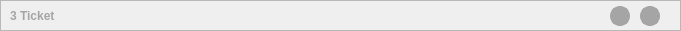
      <widget class="QFrame" name="frame">
       <property name="geometry">
        <rect>
         <x>0</x>
         <y>54</y>
         <width>681</width>
         <height>31</height>
        </rect>
       </property>
       <property name="frameShape">
        <enum>QFrame::StyledPanel</enum>
       </property>
       <property name="frameShadow">
        <enum>QFrame::Raised</enum>
       </property>
       <widget class="QLabel" name="lbl_quantities_ticket">
        <property name="geometry">
         <rect>
          <x>10</x>
          <y>8</y>
          <width>91</width>
          <height>16</height>
         </rect>
        </property>
        <property name="font">
         <font>
          <family>Arial</family>
          <pointsize>9</pointsize>
          <weight>75</weight>
          <bold>true</bold>
         </font>
        </property>
        <property name="styleSheet">
         <string notr="true">color: #A5A5A5;</string>
        </property>
        <property name="text">
         <string>3 Ticket</string>
        </property>
       </widget>
       <widget class="QPushButton" name="btn_previous">
        <property name="geometry">
         <rect>
          <x>610</x>
          <y>6</y>
          <width>20</width>
          <height>20</height>
         </rect>
        </property>
        <property name="minimumSize">
         <size>
          <width>20</width>
          <height>20</height>
         </size>
        </property>
        <property name="maximumSize">
         <size>
          <width>20</width>
          <height>20</height>
         </size>
        </property>
        <property name="focusPolicy">
         <enum>Qt::NoFocus</enum>
        </property>
        <property name="styleSheet">
         <string notr="true">QPushButton#btn_previous {
	background: #A5A5A5;
	color: white;
	border: 3px solid #A5A5A5;
	border-radius: 10px;
}

QPushButton#btn_previous:hover {
	background-color:#A4B1B4;
	border-color: #A4B1B4;
}

QPushButton#btn_previous:pressed {
	background-color:#929FA2;
	border-color: #929FA2;
}
</string>
        </property>
        <property name="text">
         <string/>
        </property>
        <property name="icon">
         <iconset>
          <normaloff>../img/Preview.png</normaloff>../img/Preview.png</iconset>
        </property>
       </widget>
       <widget class="QPushButton" name="btn_next">
        <property name="geometry">
         <rect>
          <x>640</x>
          <y>6</y>
          <width>20</width>
          <height>20</height>
         </rect>
        </property>
        <property name="minimumSize">
         <size>
          <width>20</width>
          <height>20</height>
         </size>
        </property>
        <property name="maximumSize">
         <size>
          <width>20</width>
          <height>20</height>
         </size>
        </property>
        <property name="focusPolicy">
         <enum>Qt::NoFocus</enum>
        </property>
        <property name="styleSheet">
         <string notr="true">QPushButton#btn_next {
	background: #A5A5A5;
	color: white;
	border: 3px solid #A5A5A5;
	border-radius: 10px;
}

QPushButton#btn_next:hover {
	background-color:#A4B1B4;
	border-color: #A4B1B4;
}

QPushButton#btn_next:pressed {
	background-color:#929FA2;
	border-color: #929FA2;
}
</string>
        </property>
        <property name="text">
         <string/>
        </property>
        <property name="icon">
         <iconset>
          <normaloff>../img/Next.png</normaloff>../img/Next.png</iconset>
        </property>
        <property name="iconSize">
         <size>
          <width>16</width>
          <height>16</height>
         </size>
        </property>
       </widget>
      </widget>
